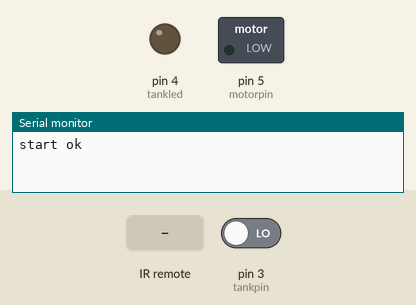
Bench run of a sketch on a simulated Arduino Uno, built with avr-gcc and run on an emulated ATmega328P. Parts: switched loads named in the sketch (green lamp = pin HIGH), output pins drawn as LEDs (lit = HIGH), the last lines printed to the serial monitor. Inputs (shaded band) come from the test bench; at power-on: pin 3 (tankpin) LOW.

Above: at 1.2 s.
1.3 s: infrared code 0xEA33F1 received
At 1.8 s:
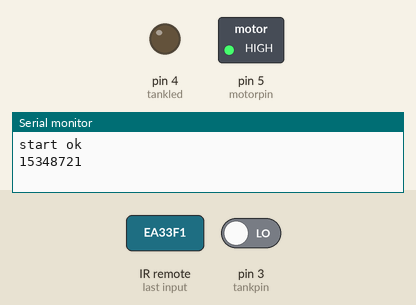
2.8 s: infrared code 0x189DA4 received
At 4.0 s:
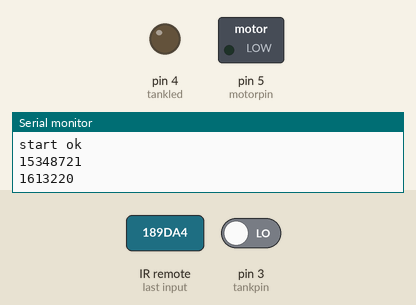
4.3 s: infrared code 0x189DA8 received
At 15.9 s:
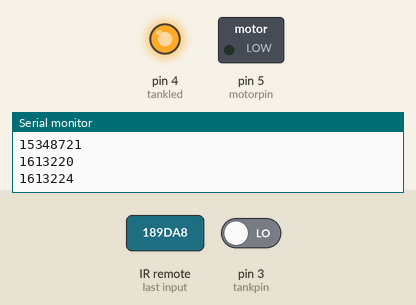
Timing chart, 0 to 16.5 s (numbered marks = the images above; inputs shaded):
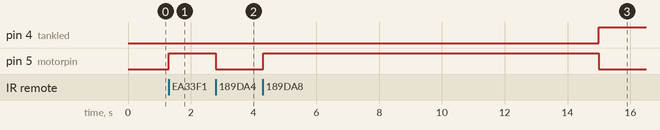

The sketch:

WLC433_RECEIVER_ball_float_EX1.ino
```cpp
// Water level control receiver software


#include <RCSwitch.h>

RCSwitch mySwitch = RCSwitch();

int motorpin = 5;
int motorstate = 0;
int tankpin = 3;
int tankstate = 1;
int tankled = 4;
unsigned long period = 40000;
unsigned long time_now = 0;
unsigned long text = 0;
unsigned long tanktimer = 0;
unsigned long tankperiod = 15000;


void setup() {
  Serial.begin(9600);
  mySwitch.enableReceive(0);
  pinMode(motorpin, OUTPUT);
  digitalWrite(motorpin, motorstate);
  pinMode(tankpin, INPUT);
  pinMode(tankled, OUTPUT);
  digitalWrite(tankled, !tankstate);

  tanktimer = millis();
  Serial.println("start ok");
}

void loop(){

  if (mySwitch.available()) {
      //Serial.println("got message");
      text = mySwitch.getReceivedValue();
      Serial.println(text);
      mySwitch.resetAvailable();

   }

   if ((text == 15348721 && tankstate == 1) || text == 1613224){

        digitalWrite(tankled, 1);

    if (motorstate == 0){
        motorstate = 1;
        digitalWrite(motorpin,motorstate);
        }
        //Serial.println("resetting timer");
        time_now = millis();
        text = 0;
        digitalWrite(tankled, 0);
      }


     if ( millis() >= tanktimer + tankperiod ) {
        //Serial.println("checking tank water");
        tankstate = digitalRead(tankpin);
        digitalWrite(tankled, !tankstate);
        tanktimer = millis();
    }
       if ((((millis() >= time_now + period) || (tankstate == 0)) && motorstate == 1) || text == 1613220) {
          motorstate = 0;
          digitalWrite(motorpin,motorstate);
      }
   }
```

Measured:
- after the input at 1.3 s, pin 5 (motorpin): LOW → HIGH at once
- after the input at 2.8 s, pin 5 (motorpin): HIGH → LOW at once
- after the input at 4.3 s, pin 5 (motorpin): LOW → HIGH at once, → LOW 10.7 s later
